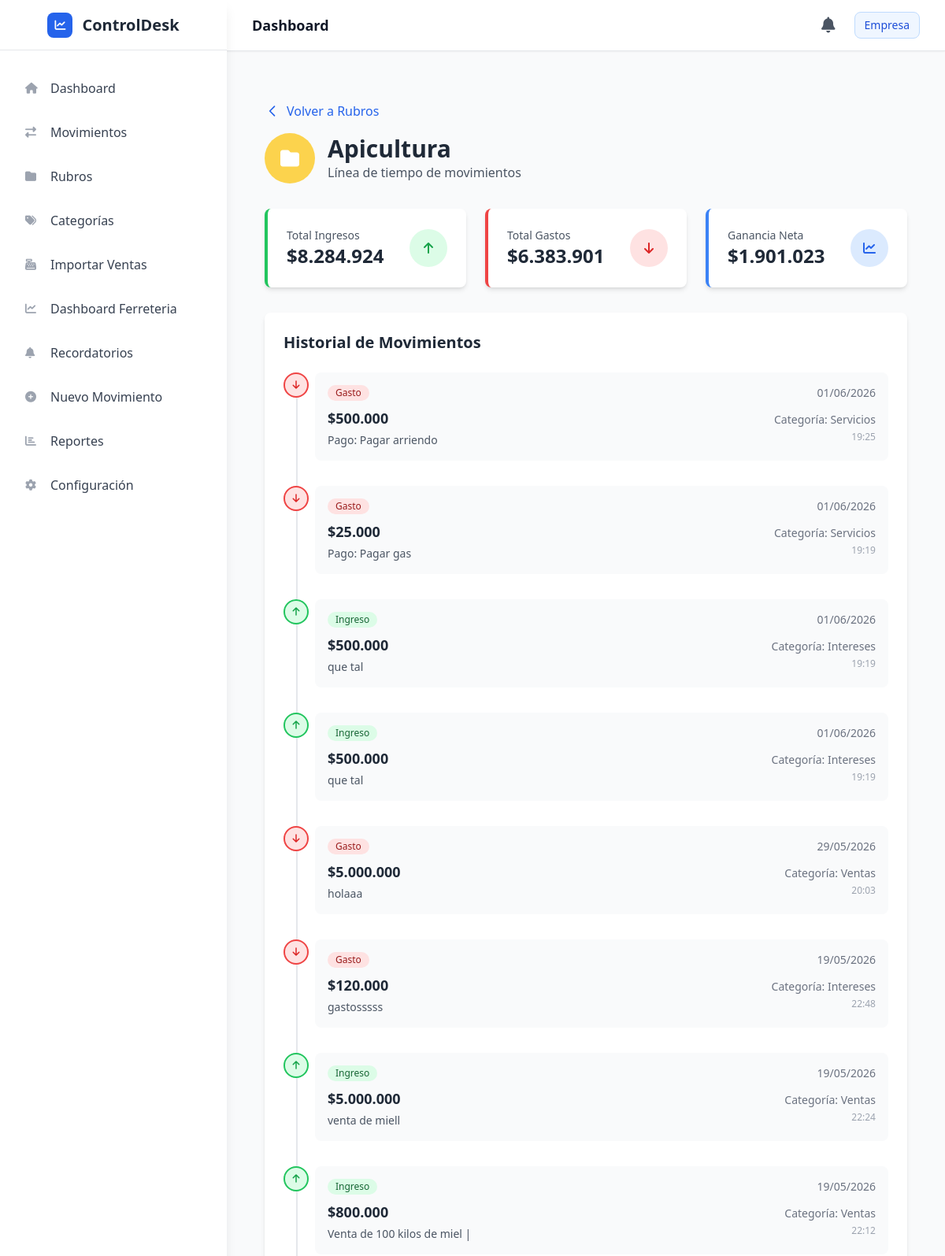
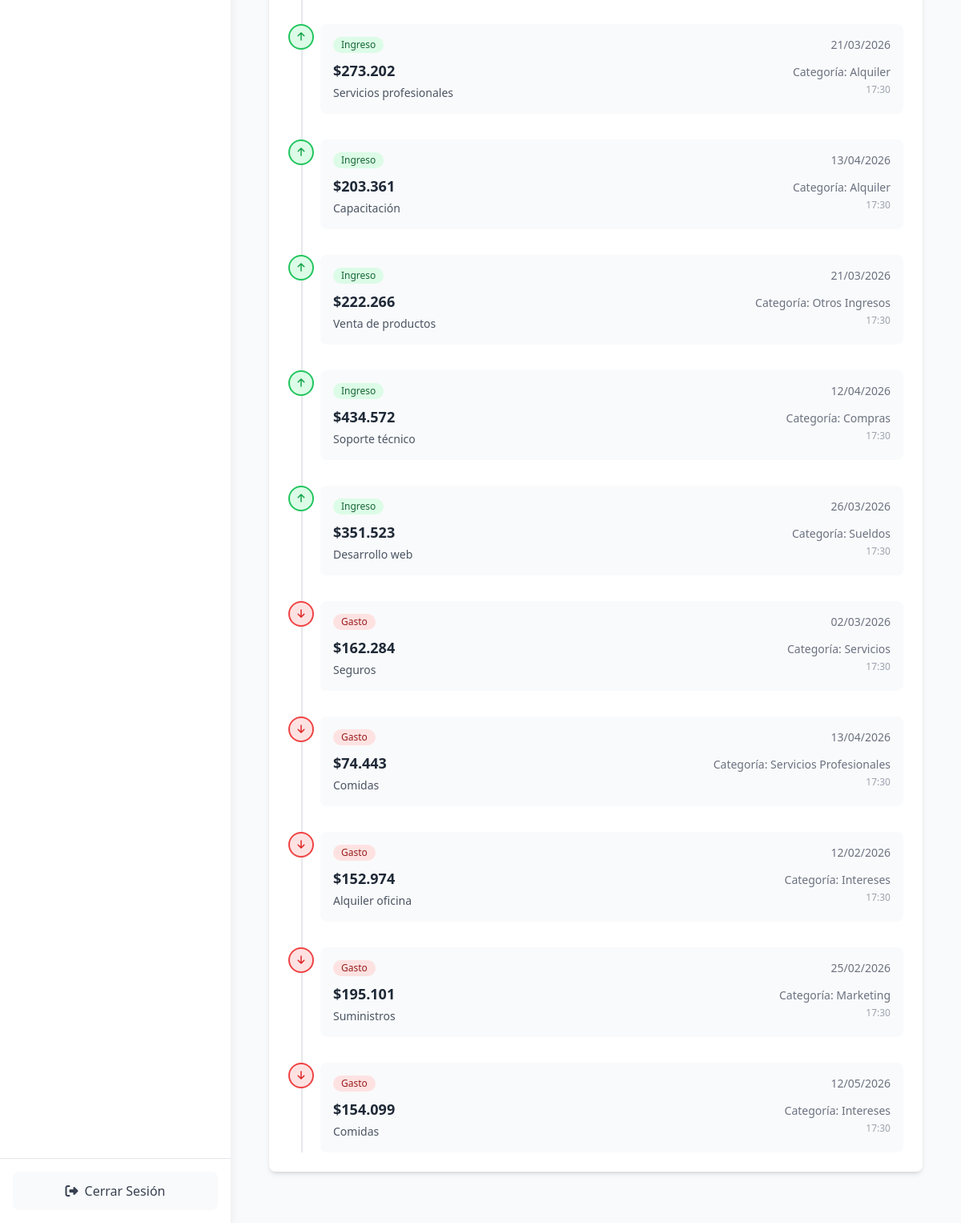
/rubros/2/timeline, run on the app's committed database (2 pictures, top to bottom).
### app/models/rubro.py (models this page shows, shortened)
class Rubro(db.Model):
    __tablename__ = 'rubros'
    id = db.Column(db.Integer, primary_key=True)
    nombre = db.Column(db.String(100), nullable=False)
    color = db.Column(db.String(7), nullable=False, default='#2563eb')
    empresa_id = db.Column(db.Integer, db.ForeignKey('empresas.id'), nullable=True)
    created_at = db.Column(db.DateTime, default=datetime.utcnow)
    updated_at = db.Column(db.DateTime, default=datetime.utcnow, onupdate=datetime.utcnow)
    movimientos = db.relationship('Movimiento', backref='rubro', lazy=True, cascade='all, delete-orphan')

### app/models/movimiento.py (models this page shows, shortened)
class Movimiento(db.Model):
    __tablename__ = 'movimientos'
    id = db.Column(db.Integer, primary_key=True)
    tipo = db.Column(db.String(10), nullable=False)  # 'gasto' o 'ingreso'
    monto = db.Column(db.Numeric(10, 2), nullable=False)  # Decimal con 2 decimales
    fecha = db.Column(db.Date, nullable=False, default=datetime.utcnow().date)
    descripcion = db.Column(db.Text, nullable=True)
    created_at = db.Column(db.DateTime, default=datetime.utcnow)
    updated_at = db.Column(db.DateTime, default=datetime.utcnow, onupdate=datetime.utcnow)
    rubro_id = db.Column(db.Integer, db.ForeignKey('rubros.id'), nullable=False)
    categoria_id = db.Column(db.Integer, db.ForeignKey('categorias.id'), nullable=False)
    empresa_id = db.Column(db.Integer, db.ForeignKey('empresas.id'), nullable=True)
    factura_id = db.Column(db.Integer, db.ForeignKey('facturas_compra.id'), nullable=True)
    origen = db.Column(db.String(50), nullable=True)  # 'manual', 'factura_compra', 'pos', etc

### app/models/categoria.py (models this page shows, shortened)
class Categoria(db.Model):
    __tablename__ = 'categorias'
    id = db.Column(db.Integer, primary_key=True)
    nombre = db.Column(db.String(100), nullable=False)
    descripcion = db.Column(db.Text, nullable=True)
    estado = db.Column(db.String(20), nullable=False, default='activa')  # activa/inactiva
    icono = db.Column(db.String(50), nullable=True)  # FontAwesome icon class
    color = db.Column(db.String(7), nullable=True)  # Hex color code
    empresa_id = db.Column(db.Integer, db.ForeignKey('empresas.id'), nullable=True)
    fecha_creacion = db.Column(db.DateTime, default=datetime.utcnow)
    fecha_actualizacion = db.Column(db.DateTime, default=datetime.utcnow, onupdate=datetime.utcnow)
    movimientos = db.relationship('Movimiento', backref='categoria', lazy=True, cascade='all, delete-orphan')

### app/routes/main.py (the view)
@main_bp.route('/rubros/<int:rubro_id>/timeline')
def rubro_timeline(rubro_id):
    try:
        rubro = RubroService.get_rubro_by_id(rubro_id)
        if not rubro:
            flash('Rubro no encontrado', 'error')
            return redirect(url_for('main.rubros'))
        movimientos = MovimientoService.get_movimientos_by_rubro(rubro_id)
        return render_template('rubro_timeline.html', rubro=rubro, movimientos=movimientos)
    except Exception as e:
        flash('Error al cargar la línea de tiempo', 'error')
        return redirect(url_for('main.rubros'))

### app/__init__.py (called while the page is built)
def format_clp_filter(amount):
    if amount is None:
        return "0"
    try:
        if isinstance(amount, str):
            amount = float(amount)
        formatted = "{:,.0f}".format(amount).replace(",", ".")
        return formatted
    except (ValueError, TypeError):
        return "0"

### app/services/movimiento_service.py (called while the page is built)
    @staticmethod
    def get_movimientos_by_rubro(rubro_id: int) -> List[Movimiento]:
        try:
            return Movimiento.query.filter_by(rubro_id=rubro_id).order_by(Movimiento.created_at.desc()).all()
        except Exception as e:
            current_app.logger.error(f"Error obteniendo movimientos del rubro {rubro_id}: {str(e)}")
            return []

### app/templates/rubro_timeline.html (shortened to what this page needs)
{% extends "base.html" %}
{% block content %}
<div class="container mx-auto px-4 py-8">
    <div class="mb-8">
        <a href="{{ url_for('main.rubros') }}" class="inline-flex items-center text-blue-600 hover:text-blue-800 mb-4">
            <svg class="w-5 h-5 mr-2" fill="none" stroke="currentColor" viewBox="0 0 24 24">
                <path stroke-linecap="round" stroke-linejoin="round" stroke-width="2" d="M15 19l-7-7 7-7"></path>
            </svg>
            Volver a Rubros
        </a>
        <div class="flex items-center mb-6">
            <div class="w-16 h-16 rounded-full flex items-center justify-center mr-4" style="background: {{ rubro.color }};">
                <i class="fas fa-folder text-white text-2xl"></i>
            </div>
            <div>
                <h1 class="text-3xl font-bold text-gray-800">{{ rubro.nombre }}</h1>
                <p class="text-gray-600">Línea de tiempo de movimientos</p>
            </div>
        </div>
    </div>
    <div class="grid grid-cols-1 md:grid-cols-3 gap-6 mb-8">
        <div class="bg-white rounded-lg shadow-md p-6 border-l-4 border-green-500">
            <div class="flex items-center justify-between">
                <div>
                    <p class="text-gray-600 text-sm">Total Ingresos</p>
                    <p class="text-2xl font-bold text-gray-800">${{ rubro.total_ingresos|round(0)|int|format_clp }}</p>
                </div>
                <div class="w-12 h-12 bg-green-100 rounded-full flex items-center justify-center">
                    <i class="fas fa-arrow-up text-green-600"></i>
                </div>
            </div>
        </div>
        <div class="bg-white rounded-lg shadow-md p-6 border-l-4 border-red-500">
            <div class="flex items-center justify-between">
                <div>
                    <p class="text-gray-600 text-sm">Total Gastos</p>
                    <p class="text-2xl font-bold text-gray-800">${{ rubro.total_gastos|round(0)|int|format_clp }}</p>
                </div>
                <div class="w-12 h-12 bg-red-100 rounded-full flex items-center justify-center">
                    <i class="fas fa-arrow-down text-red-600"></i>
                </div>
            </div>
        </div>
        <div class="bg-white rounded-lg shadow-md p-6 border-l-4 border-blue-500">
            <div class="flex items-center justify-between">
                <div>
                    <p class="text-gray-600 text-sm">Ganancia Neta</p>
                    <p class="text-2xl font-bold text-gray-800">${{ rubro.ganancia|round(0)|int|format_clp }}</p>
                </div>
                <div class="w-12 h-12 bg-blue-100 rounded-full flex items-center justify-center">
                    <i class="fas fa-chart-line text-blue-600"></i>
                </div>
            </div>
        </div>
    </div>
    <div class="bg-white rounded-lg shadow-md p-6">
        <h2 class="text-xl font-bold text-gray-800 mb-6">Historial de Movimientos</h2>
        {% if movimientos %}
        <div class="relative">
            <div class="absolute left-4 top-0 bottom-0 w-0.5 bg-gray-200"></div>
            {% for movimiento in movimientos %}
            <div class="relative pl-10 pb-8 last:pb-0">
                <div class="absolute left-0 w-8 h-8 rounded-full flex items-center justify-center
                    {% if movimiento.tipo == 'ingreso' %}bg-green-100 border-2 border-green-500{% else %}bg-red-100 border-2 border-red-500{% endif %}">
                    <i class="fas
                        {% if movimiento.tipo == 'ingreso' %}fa-arrow-up text-green-600{% else %}fa-arrow-down text-red-600{% endif %}
                        text-xs"></i>
                </div>
                <div class="bg-gray-50 rounded-lg p-4 hover:bg-gray-100 transition-colors">
                    <div class="flex items-center justify-between mb-2">
                        <span class="inline-flex items-center px-2.5 py-0.5 rounded-full text-xs font-medium
                            {% if movimiento.tipo == 'ingreso' %}bg-green-100 text-green-800{% else %}bg-red-100 text-red-800{% endif %}">
                            {{ movimiento.tipo|capitalize }}
                        </span>
                        <span class="text-sm text-gray-500">
                            {{ movimiento.fecha.strftime('%d/%m/%Y') }}
                        </span>
                    </div>
                    <div class="flex items-center justify-between">
                        <div>
                            <p class="text-lg font-semibold text-gray-800">
                                ${{ movimiento.monto|round(0)|int|format_clp }}
                            </p>
                            {% if movimiento.descripcion %}
                            <p class="text-sm text-gray-600 mt-1">{{ movimiento.descripcion }}</p>
                            {% endif %}
                        </div>
                        <div class="text-right">
                            <p class="text-sm text-gray-500">
                                <span class="font-medium">Categoría:</span> {{ movimiento.categoria.nombre }}
                            </p>
                            <p class="text-xs text-gray-400 mt-1">
                                {{ movimiento.created_at.strftime('%H:%M') }}
                            </p>
                        </div>
                    </div>
                </div>
            </div>
            {% endfor %}
        </div>
        {% endif %}
    </div>
</div>
{% endblock %}

### data on the page
Rubro: nombre "Apicultura"
Movimiento: tipo "Gasto", fecha "01/06/2026", monto "500.000", descripcion "Pago: Pagar arriendo", categoria.nombre "Servicios", created_at "19:25"
Movimiento: tipo "Gasto", fecha "01/06/2026", monto "25.000", descripcion "Pago: Pagar gas", categoria.nombre "Servicios", created_at "19:19"
Movimiento: tipo "Ingreso", fecha "01/06/2026", monto "500.000", descripcion "que tal", categoria.nombre "Intereses", created_at "19:19"
Movimiento: tipo "Ingreso", fecha "01/06/2026", monto "500.000", descripcion "que tal", categoria.nombre "Intereses", created_at "19:19"
Movimiento: tipo "Gasto", fecha "29/05/2026", monto "5.000.000", descripcion "holaaa", categoria.nombre "Ventas", created_at "20:03"
Movimiento: tipo "Gasto", fecha "19/05/2026", monto "120.000", descripcion "gastosssss", categoria.nombre "Intereses", created_at "22:48"
Movimiento: tipo "Ingreso", fecha "19/05/2026", monto "5.000.000", descripcion "venta de miell", categoria.nombre "Ventas", created_at "22:24"
Movimiento: tipo "Ingreso", fecha "19/05/2026", monto "800.000", descripcion "Venta de 100 kilos de miel |", categoria.nombre "Ventas", created_at "22:12"
Movimiento: tipo "Ingreso", fecha "21/03/2026", monto "273.202", descripcion "Servicios profesionales", categoria.nombre "Alquiler", created_at "17:30"
Movimiento: tipo "Ingreso", fecha "13/04/2026", monto "203.361", descripcion "Capacitación", categoria.nombre "Alquiler", created_at "17:30"
Movimiento: tipo "Ingreso", fecha "21/03/2026", monto "222.266", descripcion "Venta de productos", categoria.nombre "Otros Ingresos", created_at "17:30"
Movimiento: tipo "Ingreso", fecha "12/04/2026", monto "434.572", descripcion "Soporte técnico", categoria.nombre "Compras", created_at "17:30"
Movimiento: tipo "Ingreso", fecha "26/03/2026", monto "351.523", descripcion "Desarrollo web", categoria.nombre "Sueldos", created_at "17:30"
Movimiento: tipo "Gasto", fecha "02/03/2026", monto "162.284", descripcion "Seguros", categoria.nombre "Servicios", created_at "17:30"
Movimiento: tipo "Gasto", fecha "13/04/2026", monto "74.443", descripcion "Comidas", categoria.nombre "Servicios Profesionales", created_at "17:30"
Movimiento: tipo "Gasto", fecha "12/02/2026", monto "152.974", descripcion "Alquiler oficina", categoria.nombre "Intereses", created_at "17:30"
Movimiento: tipo "Gasto", fecha "25/02/2026", monto "195.101", descripcion "Suministros", categoria.nombre "Marketing", created_at "17:30"
Movimiento: tipo "Gasto", fecha "12/05/2026", monto "154.099", descripcion "Comidas", categoria.nombre "Intereses", created_at "17:30"

### other printed values
{{ session.get('empresa_nombre', 'Empresa') }} "Empresa"
{{ rubro.total_ingresos|round(0)|int|format_clp }} "8.284.924"
{{ rubro.total_gastos|round(0)|int|format_clp }} "6.383.901"
{{ rubro.ganancia|round(0)|int|format_clp }} "1.901.023"
